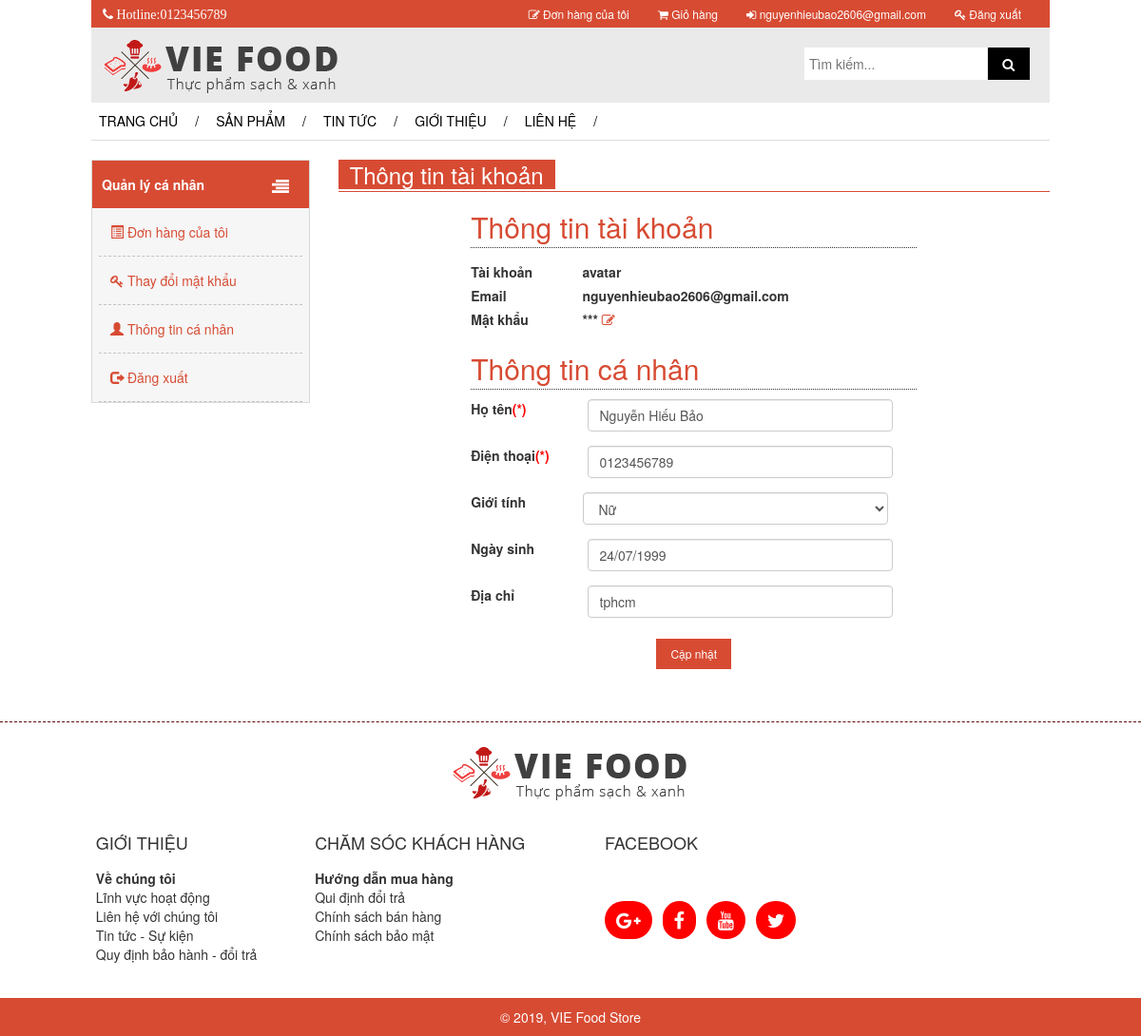
The page /thongtintaikhoan.php (signed in) on the database as committed earlier.
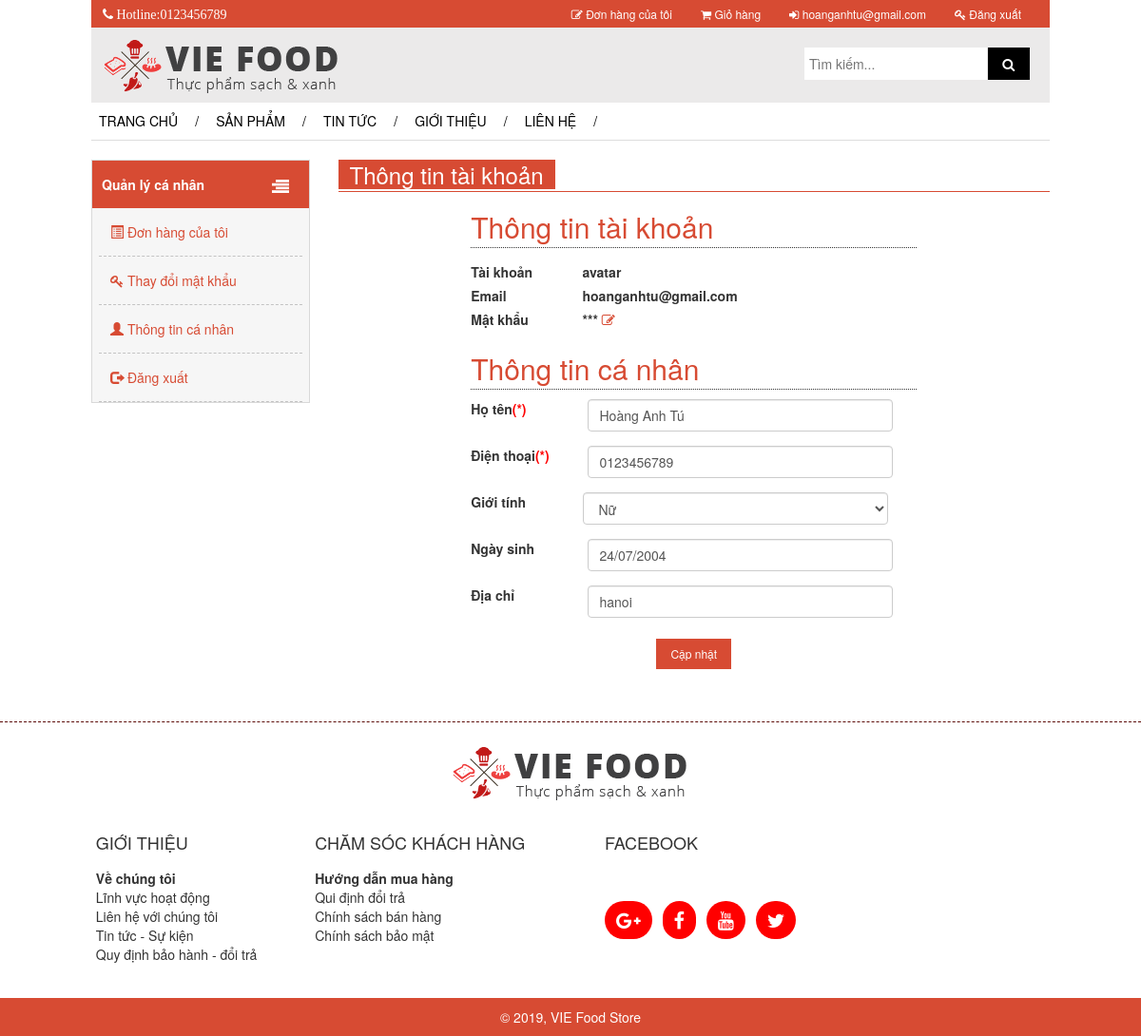
The same page on the database as committed later.
### tables this page shows
CREATE TABLE `khachhang` (
  `MaKh` int(100) NOT NULL,
  `HoTen` varchar(100) NOT NULL,
  `Email` varchar(100) NOT NULL,
  `TaiKhoan` varchar(100) NOT NULL,
  `MatKhau` varchar(100) NOT NULL,
  `DiaChi` varchar(1000) NOT NULL,
  `GioiTinh` varchar(100) NOT NULL,
  `NgaySinh` varchar(100) NOT NULL,
  `DienThoai` varchar(100) NOT NULL,
  `TrangThai` int(100) NOT NULL,
  `VaiTro` int(100) NOT NULL
);

### thongtintaikhoan.php (the view, shortened to what the changed rows need)
<?php
	if(isset($_SESSION['user']['uid']))
	{
		include("includes/header_user.php");
	}
	else
	{
		 header('Location:index.php');
	}
	require("includes/connect_db.php");
	$url=$_SESSION['user']['uid'];
	$query_item="SELECT hoten,diachi,gioitinh,ngaysinh,dienthoai,vaitro,taikhoan,email FROM khachhang WHERE makh=".$url;
	$result_item=mysqli_query($dbc,$query_item);check_errors($result_item,$query_item);
	list($hoten,$diachi,$gioitinh,$ngaysinh,$dienthoai,$vaitro,$taikhoan,$email)=mysqli_fetch_array($result_item,MYSQLI_NUM);
?>
<div id="contain" style="margin-top: 2%;">
			<div class="row">
				<div class="col-md-9">
					<div style="background-color:#d74b33;float: left;color: white;">
						<h1 style="font-size: 24px; font-weight: normal; padding: 0 12px; text-align: left; margin: 0!important;line-height: 31px">
						    Thông tin tài khoản
					    </h1>
					</div>
					<div id="form" class="col-md-8 col-md-offset-2 col-xs-12 col-sm-12 col-xs-offset-0 col-sm-offset-0">
						<form method="post" accept-charset="utf-8">
							<h2>
								Thông tin tài khoản
							</h2>
							<div>
								<div class="form-group">
									<div class="col-sm-9">
										<label class="control-label ng-binding"><?php echo $taikhoan?></label>
									</div>
								</div>
								<div class="form-group">
									<div class="col-sm-9">
										<label class="control-label ng-binding"><?php echo $email?></label>
									</div>
								</div>
							</div>
				            <h2>
								Thông tin cá nhân
							</h2>
							<div class="form-group">
				                <div class="col-sm-9">
				                    <input type="text" class="form-control" name="hoten" id="hoten" value="<?php echo $hoten?>" />
				                </div>
				            </div>
							<div class="form-group">
				                <div class="col-sm-9">
				                    <input type="text" class="form-control" name="dienthoai" id="dienthoai" value="<?php echo $dienthoai?>" />
				                </div>
				            </div>
				            <div class="form-group">
				                <div class="col-sm-9">
				                	<select name="gioitinh" id="gioitinh" class="form-control" style="margin-bottom: 15px;">
				                		<?php
				                			if($gioitinh=='nam'){
				                		?>
				                				<option value="nam">Nam</option>
				                				<option value="nu">Nữ</option>
				                		<?php
				                			}else{
				                		?>
				                				<option value="nu">Nữ</option>
										<?php
				                			}
				                		 ?>
				                	</select>
				                </div>
				            </div>
				            <div class="form-group">
				                <div class="col-sm-9">
				                    <input type="text" class="form-control" value="<?php echo $ngaysinh?>" name="ngaysinh" id="ngaysinh" placeholder="Ngày/Tháng/Năm" />
				                </div>
				            </div>
				            <div class="form-group">
				                <div class="col-sm-9">
				                    <input type="text" class="form-control" name="diachi" id="diachi" value="<?php echo $diachi?>" />
				                </div>
				            </div>
						</form>
					</div>
				</div>
			</div>
		</div>
<?php  include("includes/footer.php");?>

### includes/header_user.php (shortened to what the changed rows need)
<!DOCTYPE html>
<html>
<head>
	<link rel="stylesheet" type="text/css" href="bootstrap/css/bootstrap.css">
	<link rel="stylesheet" type="text/css" href="CSS/mycss.css">
	<link rel="stylesheet" href="https://cdnjs.cloudflare.com/ajax/libs/font-awesome/4.7.0/css/font-awesome.min.css">
</head>
<body>
	<div id="da_w2">
		<div id="header">
			<div id="top">
				<div>
					<div class="right">
						<ul class="menu">
							<li>
								<a href="quanlydonhang.php"><i class="fa fa-pencil-square-o"></i> Đơn hàng của tôi</a>
							</li>
							<li>
								<a href="giohang.php"><i class="fa fa-shopping-cart"></i> Giỏ hàng</a>
							</li>
							<li>
								<a href="thongtintaikhoan.php"><i class="fa fa-sign-in"></i>  <?php echo $_SESSION['user']['email'];?></a>
							</li>
							<li>
								<a href="dangxuat.php"><i class="fa fa-key"></i>  Đăng xuất</a>
							</li>
						</ul>
					</div>
					<div class="left">
						<div  class="wrd_frst">
							<i class="fa fa-phone">
								Hotline:0123456789
							</i>
						</div>
					</div>
				</div>
			</div>
			<div id="mid">
				<div class="md_search">
					<input id="all" type="text" name="all" value="" placeholder="Tìm kiếm..." style="padding-left: 1%;">
					<button type="button" value="search" onclick="searchItem(1);">
						<i class="fa fa-search">
						</i>
					</button>
				</div>
				<div class="md_banner">
					<a href="index.php" title="VIE Food">
						<img src="IMAGES/logo.png">
					</a>
				</div>
			</div>
			<div id="lst_menu">
				<ul class="lst_menu_ul">
					<li class="addclass1" onclick="addclass();">
						<a href="index.php" title="TRANG CHỦ">
							<span>TRANG CHỦ</span>
						</a>
					</li>
					<li class="s">/</li>
					<li class="addclass1">
						<a href="sanpham.php" title="SẢN PHẨM">
							<span>SẢN PHẨM</span>
						</a>
					</li>
					<li class="s">/</li>
					<li>
						<a href="tintuc.php" title="TIN TỨC">TIN TỨC</a>
					</li>
					<li class="s">/</li>
					<li>
						<a href="gioithieu.php" title="GIỚI THIỆU">GIỚI THIỆU</a>
					</li>
					<li class="s">/</li>
					<li>
						<a href="lienhe.php" title="LIÊN HỆ">LIÊN HỆ</a>
					</li>
					<li class="s">/</li>
				</ul>
			</div>
		</div>
		<div style="clear: both;border-bottom: solid #dddddd 1px;"></div>
</body>
</html>

Rows that differ between the two databases and show on the page:
changed khachhang "avatar": Email "nguyenhieubao2606@gmail.com" → "hoanganhtu@gmail.com"; hoten "Nguyễn Hiếu Bảo" → "Hoàng Anh Tú"; ngaysinh "24/07/1999" → "24/07/2004"; diachi "tphcm" → "hanoi"
Other text that changed with them:
$_SESSION['user']['email']: "nguyenhieubao2606@gmail.com" → "hoanganhtu@gmail.com"
